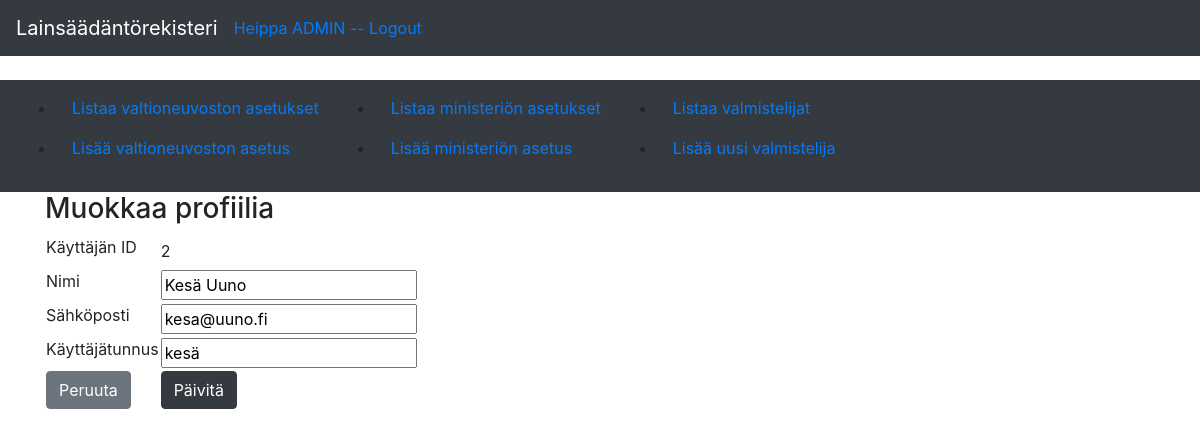
The app's page /auth/edit/2 (signed in) with its own data.
### application/auth/models.py (models this page shows, shortened)
class User(Base):
    __tablename__ = "account"
    name = db.Column(db.String(32), nullable=False)
    username = db.Column(db.String(32), unique=True, nullable=False)
    password = db.Column(db.String(32), nullable=False)
    email = db.Column(db.String(32), unique=True, nullable=False)
    roles = db.relationship("Role", secondary=user_role, lazy="subquery", backref=db.backref("users", passive_deletes=True, lazy=True))
    vnat = db.relationship("Vna", backref='account', passive_deletes=True, lazy=True)
    mmmat = db.relationship("Mmma", backref='account', passive_deletes=True, lazy=True)
    def is_superuser(self):
        su_role = Role.query.filter_by(superuser=True).first()
        return su_role.name in self.get_roles()
    def get_roles(self):
        return [r.name for r in self.roles]

### application/auth/views.py (the view, shortened to what this page needs)
@app.route("/auth/edit/<user_id>", methods = ["GET","POST"])
@login_required()
def auth_edit_profile(user_id):
    if not user_id.isdigit():
        return redirect("index")
    if int(user_id) != current_user.id and not current_user.is_superuser():
        return login_manager.unauthorized()
    if request.method == "GET":
        form = EditUserForm(obj=User.query.get(user_id))
        return render_template("auth/edit_profile.html", form = form)

### application/auth/forms.py (shortened to what this page needs)
class EditUserForm(FlaskForm):
    name = StringField("Nimi", [
        validators.DataRequired(message=("Anna nimesi")),
        validators.Length(min=3, max=30, message=("Nimessä on oltava 3-30 merkkiä"))
    ])
    email = StringField("Sähköposti", [
        validators.Length(min=3, max=30, message=("Sähköpostissa on oltava 3-30 merkkiä")),
        validators.Email(message=("Anna toimiva sähköpostiosoite")),
        validators.DataRequired(message=("Sähköpostikenttä ei voi olla tyhjä"))
    ])
    username = StringField("Käyttäjätunnus", [
        validators.DataRequired(message=("Käyttäjätunnuskenttä ei voi olla tyhjä")),
        validators.Length(min=3, max=30, message=("Käyttäjätunnuksessa on oltava 3-30 merkkiä"))
    ])
    id = HiddenField("Käyttäjän ID", [
        validators.DataRequired(message=("ID puuttuu"))
    ])
    submit = SubmitField("Päivitä")
    class Meta:
        csrf = False

### application/__init__.py (called while the page is built)
def login_required(role="ANY"):
    def wrapper(fn):
        @wraps(fn)
        def decorated_view(*args, **kwargs):
            if not current_user:
                return login_manager.unauthorized()
            if not current_user.is_authenticated:
                return login_manager.unauthorized()
            unauthorized  = False
            if role != "ANY":
                unauthorized = True
                for user_role in current_user.roles():
                    if user_role == role:
                        unauthorized = False
                        break
            if unauthorized:
                return login_manager.unauthorized()
            return fn(*args, **kwargs)
        return decorated_view
    return wrapper

@event.listens_for(Engine, "connect")
def set_sqlite_pragma(dbapi_connection, connection_record):
    if app.config["SQLALCHEMY_DATABASE_URI"].startswith("sqlite"):
        cursor = dbapi_connection.cursor()
        cursor.execute("PRAGMA foreign_keys=ON")
        cursor.close()

@login_manager.user_loader
def load_user(user_id):
    return User.query.get(user_id)

### application/templates/auth/edit_profile.html (shortened to what this page needs)
{% extends "layout.html" %}
{% block body %}
  <h3>Muokkaa profiilia</h3>
  <form method="POST" action="{{ url_for('auth_edit_profile', user_id=form.id.data) }}">
    <table>
      <tr>
        <td>{{ form.id.label }}</td>
        <td>{{ form.id.data }}</td>
        <td>
        </td>
      </tr>
      <tr>
        <td>{{ form.name.label }}</td>
        <td>{{ form.name }}</td>
        <td>
        </td>
      </tr>
      <tr>
        <td>{{ form.email.label }}</td>
        <td>{{ form.email }}</td>
        <td>
        </td>
      </tr>
      <tr>
        <td>{{ form.username.label }}</td>
        <td>{{ form.username }}</td>
        <td>
        </td>
      </tr>
      <tr>
        <td><a class="btn btn-secondary" href="{{ url_for('user_view', user_id=form.id.data) }}">Peruuta</a></td>
        <td>{{ form.submit(class="btn btn-dark") }}</td>
        <td>
        </td>
      </tr>
    </table>
  </form>
{% endblock %}

### application/templates/layout.html (shortened to what this page needs)
<!DOCTYPE html>
<html>
  <head>
    <link rel="stylesheet" href="https://maxcdn.bootstrapcdn.com/bootstrap/4.0.0/css/bootstrap.min.css">
  </head>
  <body>
    <nav class="navbar navbar-expand-md navbar-dark bg-dark mb-4">
      <a class="navbar-brand" href="{{ url_for('index') }}">Lainsäädäntörekisteri</a>
      <div class="form-inline mt-2 mt-md-0">
          {% if current_user.is_authenticated %}
          <a href="{{ url_for('auth_logout') }}">Heippa {{ current_user.name }} -- Logout</a>
          {% endif %}
      </div>
    </nav>
    <nav class="navbar navbar-expand-md navbar-dark bg-dark mb-6">
      <div class="collapse navbar-collapse" id="navbarCollapse">
        <ul>
          <li class="nav-item">
            <a class="nav-link" href="{{ url_for('vnat_index') }} ">Listaa valtioneuvoston asetukset</a>
          </li>
          <li class="nav-item">
            <a class="nav-link" href="{{ url_for('vnat_form') }} ">Lisää valtioneuvoston asetus</a>
          </li>
        </ul>
        <ul>
          <li class="nav-item">
            <a class="nav-link" href="{{ url_for('mmmat_index') }} ">Listaa ministeriön asetukset</a>
          </li>
          <li class="nav-item">
            <a class="nav-link" href="{{ url_for('mmmat_form') }} ">Lisää ministeriön asetus</a>
          </li>
        </ul>
        <ul>
          <li class="nav-item">
            <a class="nav-link" href="{{ url_for('valmistelijat_index') }} ">Listaa valmistelijat</a>
          </li>
          <li class="nav-item">
            <a class="nav-link" href="{{ url_for('valmistelijat_form') }} ">Lisää uusi valmistelija</a>
          </li>
        </ul>
      </div>
    </nav>
    <main role="main" class="container">
      {% block body %}{% endblock %}
    </main>
  </body>
</html>

### records on screen
User: name "ADMIN"
User: name "Kesä Uuno", email "kesa@uuno.fi", username "kesä"
